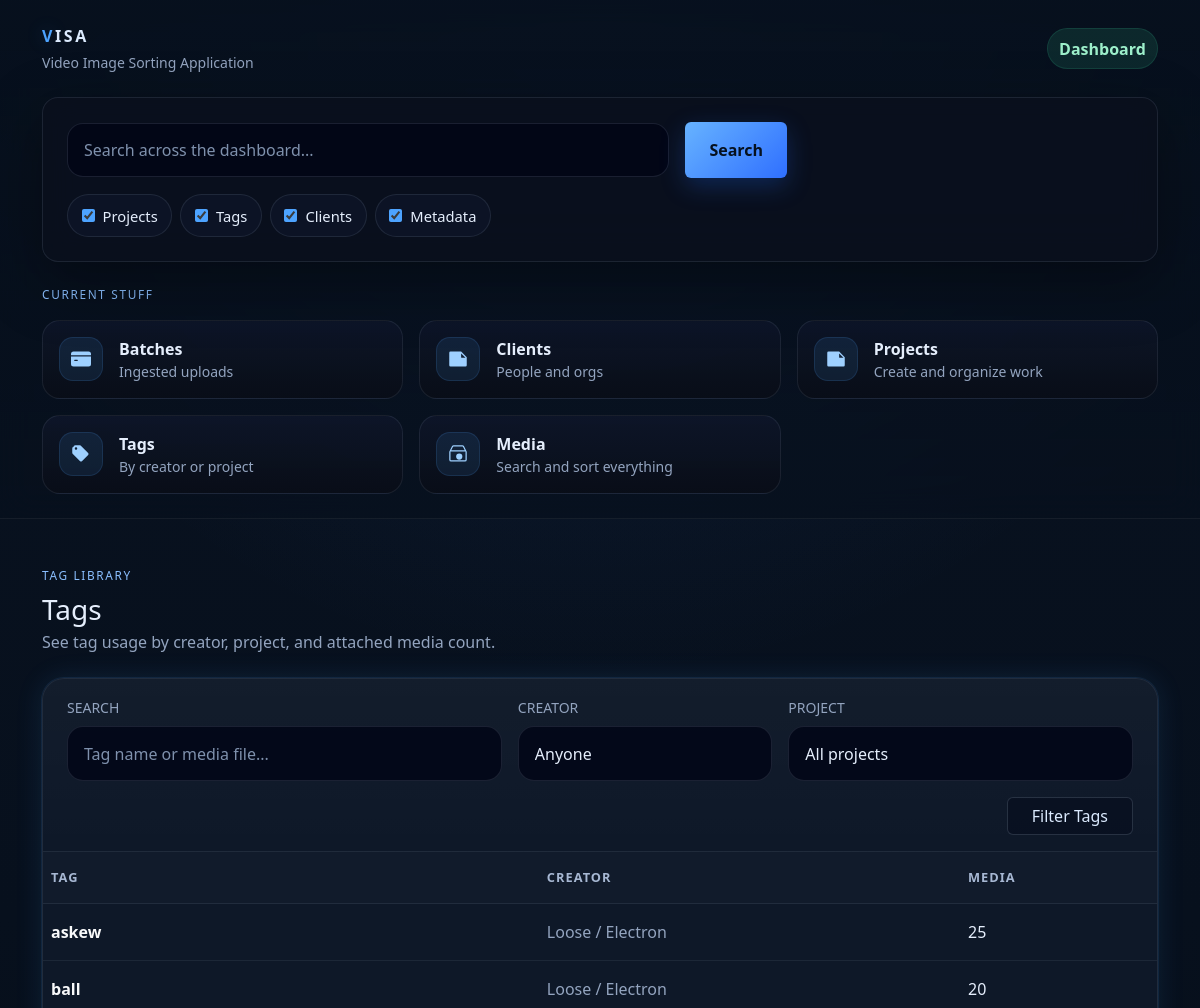
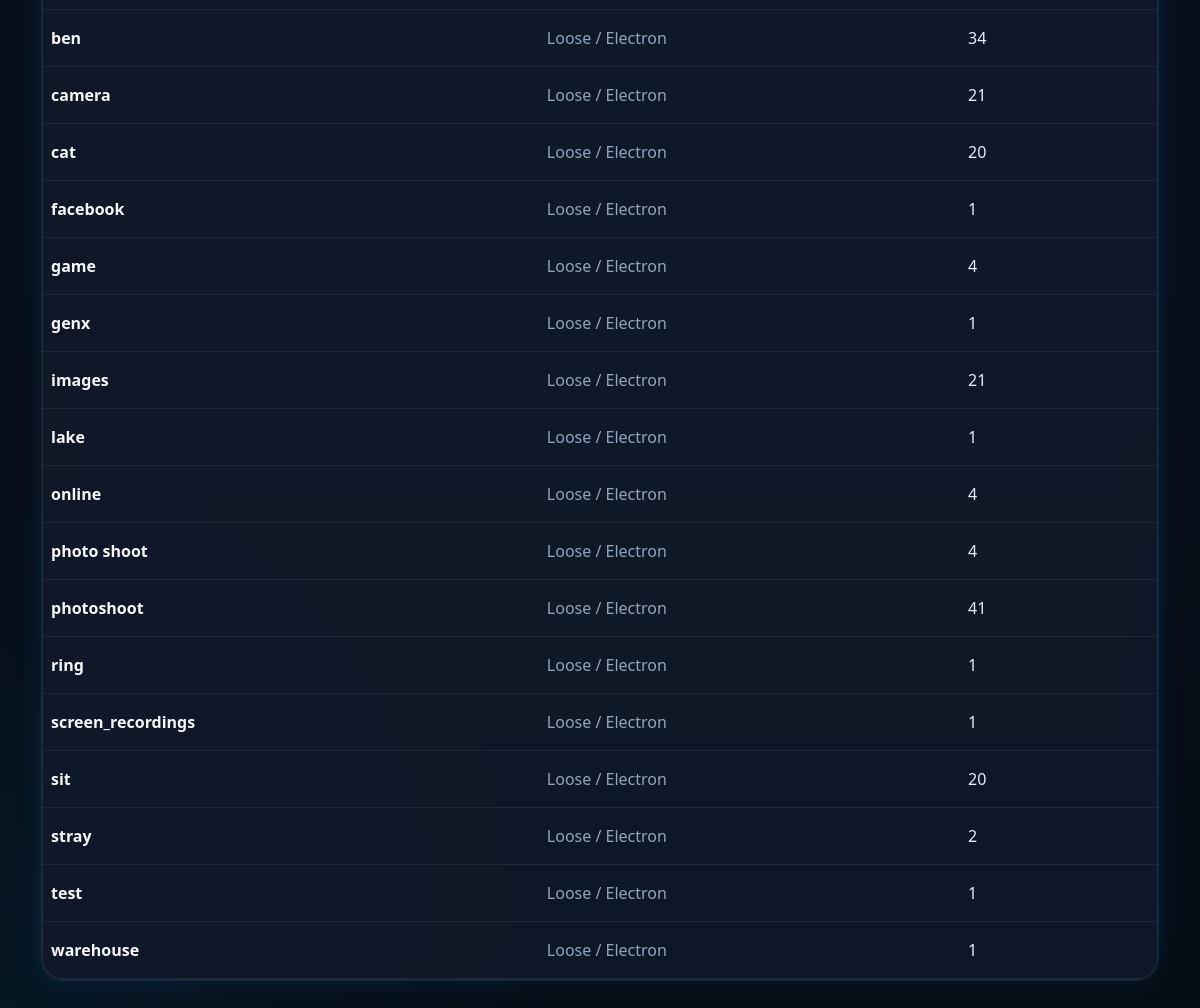
/dashboard/tags/, run on the app's committed database (2 pictures, top to bottom).
### base/models.py (models this page shows, shortened)
class Tag(models.Model):
    user = models.ForeignKey(
        settings.AUTH_USER_MODEL,
        on_delete=models.CASCADE,
        related_name="tags",
        null=True,
        blank=True,
    )
    name = models.CharField(max_length=90)
    class Meta:
        constraints = [
            models.UniqueConstraint(fields=["user", "name"], name="uniq_tag_user_name"),
        ]

### base/views.py (the view)
# urls.py: path("dashboard/tags/", views.dashboard_tags, name="dashboard_tags"),
def dashboard_tags(request):
    q = (request.GET.get("q") or "").strip()
    creator = (request.GET.get("creator") or "").strip()
    project_id = (request.GET.get("project_id") or "").strip()
    tags = Tag.objects.select_related("user").annotate(media_total=Count("media", distinct=True)).order_by("name")
    if q:
        tags = tags.filter(Q(name__icontains=q) | Q(media__file_name__icontains=q)).distinct()
    if creator == "me" and request.user.is_authenticated:
        tags = tags.filter(user=request.user)
    elif creator == "loose":
        tags = tags.filter(user__isnull=True)
    if project_id.isdigit():
        tags = tags.filter(media__project_id=int(project_id)).distinct()
    return render(
        request,
        "base/dashboard_tags.html",
        {
            "tags": tags,
            "projects": Project.objects.order_by("name"),
            "filters": {"q": q, "creator": creator, "project_id": project_id},
            **_base_context(),
        },
    )

### base/views.py (called while the page is built)
def _empty_search_state():
    return {
        "q": "",
        "projects": True,
        "tags": True,
        "clients": True,
        "metadata": True,
    }

def _base_context(search_state=None):
    return {
        "search_state": search_state or _empty_search_state(),
    }

### base/templates/base/dashboard_tags.html (shortened to what this page needs)
{% extends "base/base.html" %}
{% block content %}
  <div class="d-flex flex-wrap justify-content-between align-items-center gap-3 mb-4">
    <div>
      <div class="section-label mb-2">Tag library</div>
      <h1 class="h3 mb-1">Tags</h1>
      <div class="muted">See tag usage by creator, project, and attached media count.</div>
    </div>
  </div>
  <div class="visa-glass-soft card-visa">
    <div class="content-card-header px-4 py-3">
      <form method="get" class="row g-3 align-items-end">
        <div class="col-12 col-md-5">
          <label class="form-label muted small text-uppercase">Search</label>
          <input name="q" value="{{ filters.q }}" class="form-control search-input" placeholder="Tag name or media file...">
        </div>
        <div class="col-12 col-md-3">
          <label class="form-label muted small text-uppercase">Creator</label>
          <select name="creator" class="form-select search-input">
            <option value="">Anyone</option>
          </select>
        </div>
        <div class="col-12 col-md-4">
          <label class="form-label muted small text-uppercase">Project</label>
          <select name="project_id" class="form-select search-input">
            <option value="">All projects</option>
          </select>
        </div>
        <div class="col-12 d-flex justify-content-end">
          <button class="btn btn-outline-visa px-4">Filter Tags</button>
        </div>
      </form>
    </div>
    <div class="table-responsive">
      <table class="table table-visa table-hover align-middle mb-0">
        <thead>
          <tr>
            <th>Tag</th>
            <th>Creator</th>
            <th>Media</th>
          </tr>
        </thead>
        <tbody>
          {% for tag in tags %}
            <tr>
              <td class="fw-semibold text-light">{{ tag.name }}</td>
              <td>{% if tag.user %}{{ tag.user.username }}{% else %}<span class="muted">Loose / Electron</span>{% endif %}</td>
              <td>{{ tag.media_total }}</td>
            </tr>
          {% empty %}
            <tr><td colspan="3" class="text-center py-5"><div class="muted">No tags yet.</div></td></tr>
          {% endfor %}
        </tbody>
      </table>
    </div>
  </div>
{% endblock %}

### base/templates/base/base.html (style rules this page uses)
:root { --visa-bg: #07101d; --visa-bg-2: #0b1728; --visa-surface: rgba(10, 17, 30, 0.82); --visa-surface-2: rgba(16, 25, 42, 0.92); --visa-border: rgba(148, 163, 184, 0.14); --visa-border-strong: rgba(96, 165, 250, 0.28); --visa-text: #e5eefc; --visa-muted: #93a4bf; --visa-primary: #4da3ff; --visa-primary-2: #2563eb; --visa-success: #38d39f; --visa-shadow: 0 20px 60px rgba(0, 0, 0, 0.35); --visa-glow: 0 0 0 1px rgba(77, 163, 255, 0.10), 0 0 28px rgba(77, 163, 255, 0.12); --bs-body-bg: var(--visa-bg); --bs-body-color: var(--visa-text); --bs-border-color: var(--visa-border); --bs-primary: var(--visa-primary); --bs-secondary-color: var(--visa-muted); }
html, body { min-height: 100%; }
body { background: radial-gradient(circle at top center, rgba(59, 130, 246, 0.12), transparent 32%), radial-gradient(circle at bottom left, rgba(14, 165, 233, 0.08), transparent 24%), linear-gradient(180deg, #091220 0%, #07101d 45%, #050b14 100%); color: var(--visa-text); }
.visa-glass-soft { background: var(--visa-surface-2); border: 1px solid var(--visa-border); box-shadow: var(--visa-glow); backdrop-filter: blur(14px); -webkit-backdrop-filter: blur(14px); }
.search-input { background: rgba(2, 6, 23, 0.85); color: var(--visa-text); border: 1px solid rgba(148, 163, 184, 0.16); border-radius: 16px; padding: .9rem 1rem; }
.search-input::placeholder { color: #7f91ad; }
.section-label { font-size: .74rem; text-transform: uppercase; letter-spacing: .14em; color: #8abfff; }
.muted { color: var(--visa-muted) !important; }
.table-visa { --bs-table-bg: transparent; --bs-table-color: var(--visa-text); --bs-table-hover-color: var(--visa-text); --bs-table-hover-bg: rgba(77, 163, 255, 0.06); margin-bottom: 0; }
.table-visa thead th { color: #a7b8d3; font-size: .8rem; text-transform: uppercase; letter-spacing: .08em; font-weight: 600; border-bottom-color: rgba(148, 163, 184, 0.12); background: rgba(255,255,255,0.01); }
.table-visa td, .table-visa th { border-color: rgba(148, 163, 184, 0.10); padding-top: 1rem; padding-bottom: 1rem; }
.card-visa { border-radius: 22px; overflow: hidden; }
.btn-outline-visa { color: #dbeafe; border-color: rgba(148, 163, 184, 0.22); background: rgba(2, 6, 23, 0.36); }
.content-card-header { border-bottom: 1px solid rgba(148, 163, 184, 0.10); background: linear-gradient(180deg, rgba(255,255,255,.02), rgba(255,255,255,0)); }

### data on the page
Tag: name "askew", shows "Loose / Electron", media_total "25"
Tag: name "ball", shows "Loose / Electron", media_total "20"
Tag: name "ben", shows "Loose / Electron", media_total "34"
Tag: name "camera", shows "Loose / Electron", media_total "21"
Tag: name "cat", shows "Loose / Electron", media_total "20"
Tag: name "facebook", shows "Loose / Electron", media_total "1"
Tag: name "game", shows "Loose / Electron", media_total "4"
Tag: name "genx", shows "Loose / Electron", media_total "1"
Tag: name "images", shows "Loose / Electron", media_total "21"
Tag: name "lake", shows "Loose / Electron", media_total "1"
Tag: name "online", shows "Loose / Electron", media_total "4"
Tag: name "photo shoot", shows "Loose / Electron", media_total "4"
Tag: name "photoshoot", shows "Loose / Electron", media_total "41"
Tag: name "ring", shows "Loose / Electron", media_total "1"
Tag: name "screen_recordings", shows "Loose / Electron", media_total "1"
Tag: name "sit", shows "Loose / Electron", media_total "20"
Tag: name "stray", shows "Loose / Electron", media_total "2"
Tag: name "test", shows "Loose / Electron", media_total "1"
Tag: name "warehouse", shows "Loose / Electron", media_total "1"
